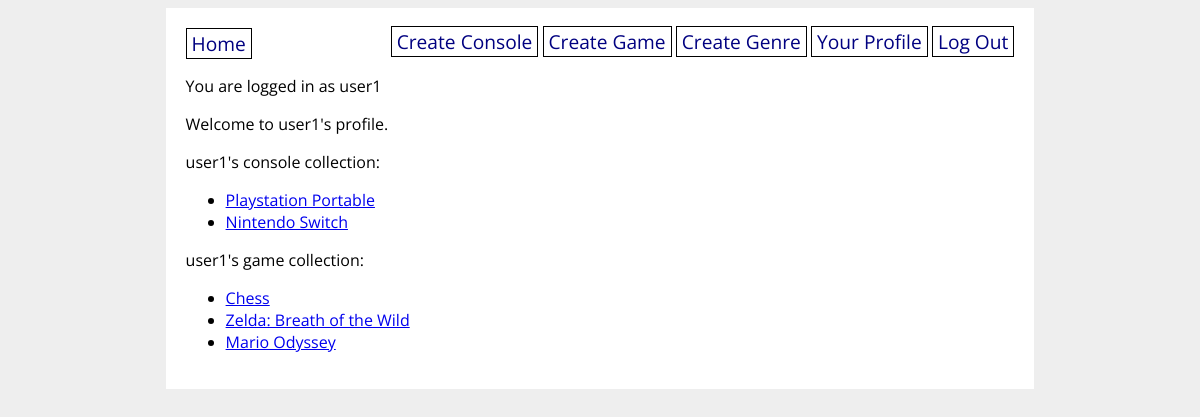
The page /profile (signed in) on the database its author committed.
### tracker_app/models.py (models this page shows, shortened)
class User(UserMixin, db.Model):
    id = db.Column(db.Integer, primary_key=True)
    username = db.Column(db.String(80), nullable=False, unique=True)
    password = db.Column(db.String(200), nullable=False)
    consoles_owned = db.relationship('Console', secondary='user_console', back_populates='users_who_own')
    games_owned = db.relationship('Game', secondary='user_game', back_populates='users_who_own')

class Console(db.Model):
    id = db.Column(db.Integer, primary_key=True)
    name = db.Column(db.String(80), nullable=False)
    company = db.Column(db.String(80))
    portable = db.Column(db.Boolean, nullable=False)
    console_notes = db.Column(db.String(200))
    games = db.relationship('Game', back_populates='console')
    users_who_own = db.relationship('User', secondary='user_console', back_populates='consoles_owned')

class Game(db.Model):
    id = db.Column(db.Integer, primary_key=True)
    title = db.Column(db.String(80), nullable=False)
    publisher = db.Column(db.String(80))
    personal_rating = db.Column(db.Integer)
    game_notes = db.Column(db.String(200))
    console_id = db.Column(db.Integer, db.ForeignKey('console.id'), nullable=False)
    console = db.relationship('Console', back_populates='games')
    genres = db.relationship('Genre', secondary='game_genre', back_populates='games')
    users_who_own = db.relationship('User', secondary='user_game', back_populates='games_owned')

### tracker_app/main/routes.py (the view)
@main.route('/profile')
@login_required
def profile():
    return render_template('profile.html')

### tracker_app/__init__.py (called while the page is built)
@login_manager.user_loader
def load_user(user_id):
    return User.query.get(user_id)

### tracker_app/templates/profile.html
{% extends 'base.html' %}
{% block content %}
<p>
Welcome to {{ current_user.username }}'s profile.
</p>
<p>
    {{ current_user.username }}'s console collection:
    <ul>
        {% for console in current_user.consoles_owned %}
        <li><a href="/console/{{ console.id }}">{{ console.name }}</a></li>
        {% endfor %}
    </ul>
</p>
<p>
    {{ current_user.username }}'s game collection:
    <ul>
        {% for game in current_user.games_owned %}
        <li><a href="/game/{{ game.id }}">{{ game.title }}</a></li>
        {% endfor %}
    </ul>
</p>
{% endblock %}

### tracker_app/templates/base.html (shortened to what this page needs)
<!DOCTYPE html>
<html>
    <head>
        <link rel="stylesheet" href="/static/styles.css">
    </head>
    <body>
        <div id="content">
            <nav>
                <a href="/">Home</a>
                <div>
                    {% if current_user.is_authenticated %}
                    <a href="/new_console">Create Console</a>
                    <a href="/new_game">Create Game</a>
                    <a href="/new_genre">Create Genre</a>
                    <a href="/profile">Your Profile</a>
                    <a href="/logout">Log Out</a>
                    {% else %}
                    <a href="/signup">Sign Up</a>
                    <a href="/login">Log In</a>
                    {% endif %}
                </div>
            </nav>
            {% if current_user.is_authenticated %}
            <p>You are logged in as {{ current_user.username }}</p>
            {% endif %}
            {% block content %}{% endblock %}
        </div>
    </body>
</html>

### tracker_app/static/styles.css (style rules this page uses)
body { display: flex; flex-direction: column; align-items: center; background-color: #eee; font-family: 'Open Sans', sans-serif; }
#content { width: 70%; background-color: white; padding: 20px; }
nav { width: 100%; display: flex; flex-direction: row; justify-content: space-between; }
nav a { color: navy; text-decoration: none; border: 1px solid black; padding: 1px 5px; font-size: 1.2em; }

### rows shown on the page
User: username "user1"
Console: name "Playstation Portable"
Console: name "Nintendo Switch"
Game: title "Chess"
Game: title "Zelda: Breath of the Wild"
Game: title "Mario Odyssey"
